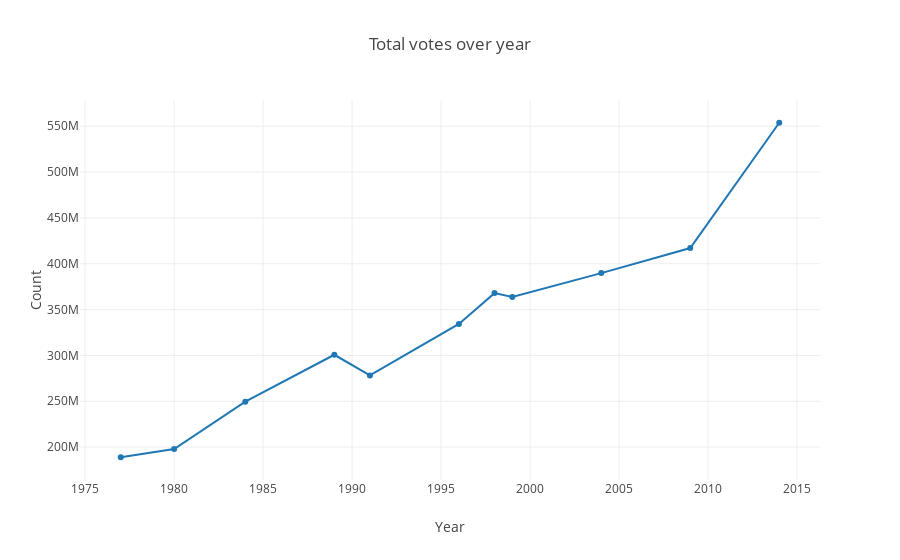

Notebook code cell kept with this figure:
### Markdown cell above
#### Total Votes over time

### Code cell
# we cannot use electors to compare because it contains total number of registered voters 
#which also includes people who are dead.

total = nl.groupby(['year']).sum()['totvotpoll'].reset_index(name ='Total')

trace1 = go.Scatter( x = total.year,
                   y = total.Total,
                   mode = 'lines+markers',
                   name = 'Total Votes')
data = [trace1]

layout = go.Layout(title = 'Total votes over year',
                  xaxis = dict(title = 'Year'),
                  yaxis = dict(title = 'Count'))

fig = go.Figure(data = data, layout = layout)
py.offline.iplot(fig)

### Figure 1 — Plotly figure (JSON) as saved in the notebook; plotly's stock layout.template omitted (floating-point values rounded to 4 significant figures)
{"data": [{"mode": "lines+markers", "name": "Total Votes", "type": "scatter", "uid": "b81313d2-375f-415e-8eb6-50b45199273b", "x": [1977, 1980, 1984, 1989, 1991, 1996, 1998, 1999, 2004, 2009, 2014], "y": [188917504, 197824274, 249583543, 300713805, 278218849, 334327592, 367952396, 363694693, 389779784, 417158672, 553802946]}], "layout": {"title": {"text": "Total votes over year"}, "xaxis": {"title": {"text": "Year"}}, "yaxis": {"title": {"text": "Count"}}}}
